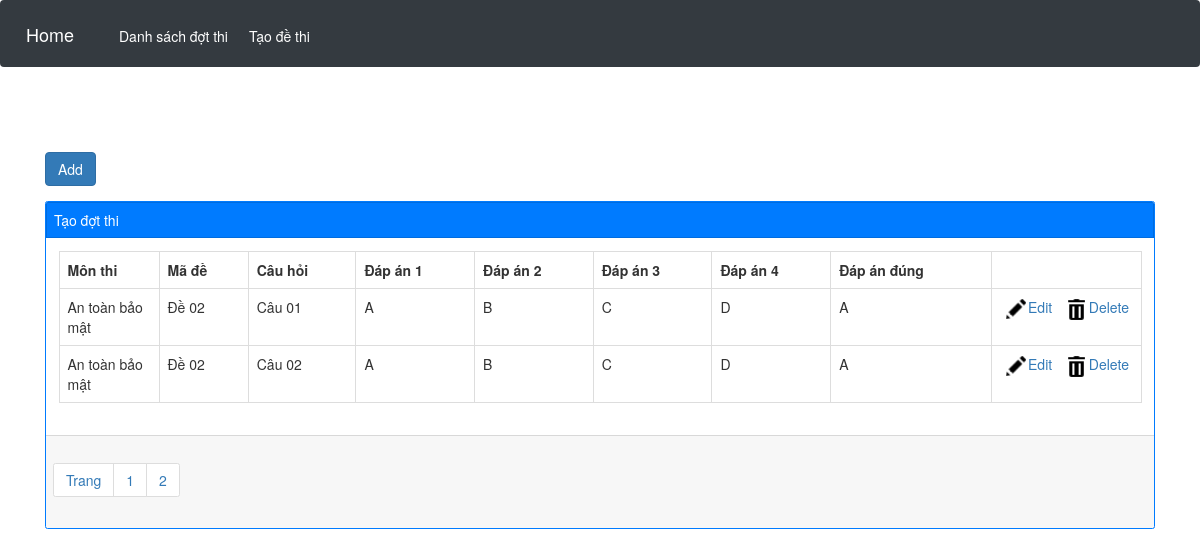
Screenshot of /admin.php?controller=question&p=2 with the database file from the repository.
### tables this page shows
CREATE TABLE `tbl_question` (
  `question_id` int(50) NOT NULL,
  `monhoc` varchar(200) NOT NULL,
  `made` varchar(200) NOT NULL,
  `cauhoi` varchar(200) NOT NULL,
  `answer1` varchar(200) NOT NULL,
  `answer2` varchar(200) NOT NULL,
  `answer3` varchar(200) NOT NULL,
  `answer4` varchar(200) NOT NULL,
  `answer` varchar(200) NOT NULL
);

### controller/backend/controller_question.php (called while the page is built, shortened)
<?php
	class controller_question{
		public function __construct(){
			$this->model = new model();
			$record_perpage = 10;
			$total = $this->model->num_rows("select question_id from tbl_question");
			$num_page = ceil($total/$record_perpage);
			$page = isset($_GET["p"])&&$_GET["p"]>0?($_GET["p"]-1):0;
			$from = $page * $record_perpage;
			$arr = $this->model->get_all("select * from tbl_question order by monhoc desc limit $from,$record_perpage");
			include "view/backend/view_question.php";
		}
	}
	new controller_question();
 ?>

### admin.php (called while the page is built, shortened)
<?php
	include "config.php";
	include "model/model.php";
	include "view/backend/master.php";
 ?>

### model/model.php (called while the page is built, shortened)
<?php
	class model{
		public function get_all($sql){
			global $db;
			$result = mysqli_query($db,$sql);
			$arr = array();
			while($rows = mysqli_fetch_object($result))
				$arr[] = $rows;
			return $arr;
		}
		public function num_rows($sql){
			global $db;
			$result = mysqli_query($db,$sql);
			return mysqli_num_rows($result);
		}
	}
 ?>

### view/backend/view_question.php (the view)
<div class="row justify-content-center">
	<div class="col-md-12">
		<div style="margin:15px 0px">
			<a href="admin.php?controller=add_edit_question&act=add" class="btn btn-primary">Add</a>
		</div>
		<div class="card border-primary">
			<div class="card card-header bg-primary text-white" style="padding:7px !important;">Tạo đợt thi</div>
				<div class="card-body">
				<table class="table table-hover table-bordered" >
					<tr>
						<th style="width: 100px">Môn thi</th>
						<th>Mã đề</th>
						<th>Câu hỏi</th>
						<th>Đáp án 1</th>
						<th>Đáp án 2</th>
						<th>Đáp án 3</th>
						<th>Đáp án 4</th>
						<th>Đáp án đúng</th>
						<th style="width: 150px;"></th>
					</tr>
				<?php
					foreach($arr as $rows)
					{
				 ?>
					<tr>
						<td><?php echo $rows->monhoc; ?></td>
						<td><?php echo $rows->made; ?></td>
						<td><?php echo $rows->cauhoi; ?></td>
						<td><?php echo $rows->answer1; ?></td>
						<td><?php echo $rows->answer2; ?></td>
						<td><?php echo $rows->answer3; ?></td>
						<td><?php echo $rows->answer4; ?></td>
						<td><?php echo $rows->answer; ?></td>
						<td style="text-align: center;">
							<a href="admin.php?controller=add_edit_question&act=edit&id=<?php echo $rows->question_id; ?>"><img src="public/icon-edit.png" style="width:25px;" />Edit</a>&nbsp;&nbsp;
							<a onclick="return window.confirm('Are you sure?');" href="admin.php?controller=question&act=delete&id=<?php echo $rows->question_id; ?>"><img src="public/icon-remove.png" style="width:25px;" />Delete</a>
						</td>
					</tr>
				<?php } ?>
				</table>
				</div>
				<div class="card-footer" style="padding:7px !important">
					<ul class="pagination">
						<li class="page-item"><a class="page-link" href="#">Trang</a></li>
					<?php
						for($i = 1; $i <= $num_page; $i++)
						{
					 ?>
						<li class="page-item"><a class="page-link" href="admin.php?controller=question&p=<?php echo $i; ?>"><?php echo $i; ?></a></li>
					<?php } ?>
					</ul>
				</div>
			</div>
		</div>
	</div>
</div>

### rows the page displays
tbl_question: monhoc "An toàn bảo mật", made "Đề 02", cauhoi "Câu 01", answer1 "A", answer2 "B", answer3 "C", answer4 "D", answer "A"
tbl_question: monhoc "An toàn bảo mật", made "Đề 02", cauhoi "Câu 02", answer1 "A", answer2 "B", answer3 "C", answer4 "D", answer "A"
